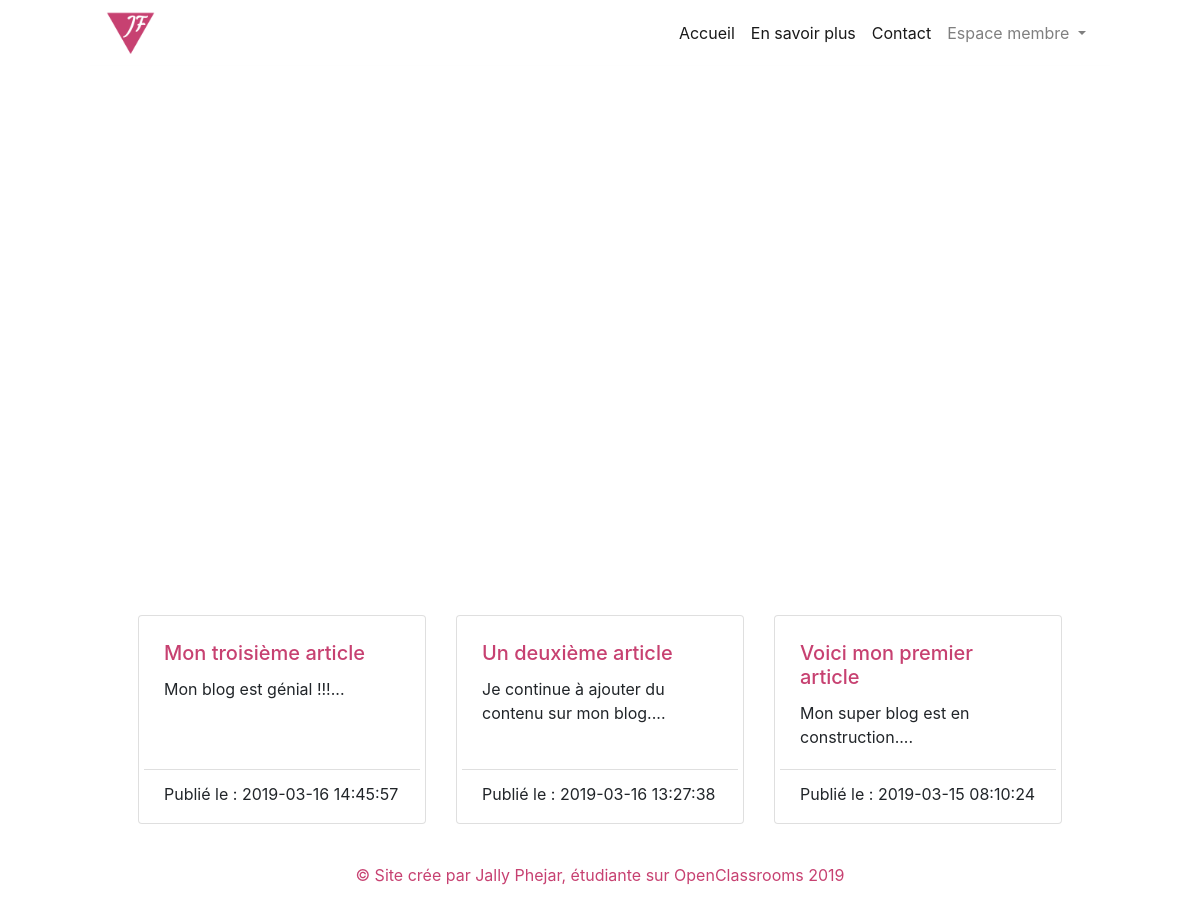
The page / on the database its author committed.
### tables this page shows
CREATE TABLE `article` (

`id` int(11) NOT NULL,

`title` varchar(100) NOT NULL,

`content` text NOT NULL,

`author` varchar(100) NOT NULL,

`createdAt` datetime NOT NULL

);

### src/controller/FrontController.php (called while the page is built, shortened)
<?php
class FrontController extends Controller
{
    public function home()
    {
        $articles = $this->articleDAO->getArticles();
        return $this->view->render('home', [
            'articles' => $articles
        ]);
    }
}

### public/index.php (called while the page is built, shortened)
<?php
$router = new \App\config\Router();
$router->run();

### src/controller/Controller.php (called while the page is built, shortened)
<?php
abstract class Controller
{
    public function __construct()
    {
        $this->articleDAO = new ArticleDAO();
    }
}

### src/DAO/ArticleDAO.php (called while the page is built, shortened)
<?php
class ArticleDAO extends DAO
{
    private function buildObject($row)
    {
        $article = new Article();
        $article->setId($row['id']);
        $article->setTitle($row['title']);
        $article->setContent($row['content']);
        $article->setAuthor($row['author']);
        $article->setCreatedAt($row['createdAt']);
        return $article;
    }
    public function getArticles()
    {
        $sql = 'SELECT id, title, content, author, createdAt FROM article ORDER BY id DESC';
        $result = $this->createQuery($sql);
        $articles = [];
        foreach ($result as $row){
            $articleId = $row['id'];
            $articles[$articleId] = $this->buildObject($row);
        }
        return $articles;
    }
}

### src/DAO/DAO.php (called while the page is built, shortened)
<?php
abstract class DAO
{
    private $connection;
    private function checkConnection()
    {
        if($this->connection === null) {
            return $this->getConnection();
        }
        return $this->connection;
    }
    private function getConnection()
    {
        try{
            $this->connection = new PDO(DB_HOST, DB_USER, DB_PASS);
            $this->connection->setAttribute(PDO::ATTR_ERRMODE, PDO::ERRMODE_EXCEPTION);
            return $this->connection;
        }
        catch(Exception $errorConnection)
        {
            die ('Erreur de connection :'.$errorConnection->getMessage());
        }
    }
    protected function createQuery($sql, $parameters = null)
    {
        $result = $this->checkConnection()->query($sql);
        return $result;
    }
}

### src/model/Article.php (called while the page is built, shortened)
<?php
class Article
{
    private $id;
    private $title;
    private $content;
    private $createdAt;
    public function getId()
    {
        return $this->id;
    }
    public function setId($id)
    {
        $this->id = $id;
    }
    public function getTitle()
    {
        return $this->title;
    }
    public function setTitle($title)
    {
        $this->title = $title;
    }
    public function getContent()
    {
        return $this->content;
    }
    public function getExtract()
    {
        $chain = $this->getContent();
        return substr($chain, 0, 200) . "...";
    }
    public function setContent($content)
    {
        $this->content = $content;
    }
    public function getCreatedAt()
    {
        return $this->createdAt;
    }
    public function setCreatedAt($createdAt)
    {
        $this->createdAt = $createdAt;
    }
}

### config/Request.php (called while the page is built, shortened)
<?php
class Request
{
    private $session;
    public function __construct()
    {
        $this->session = new Session($_SESSION);
    }
    public function getSession()
    {
        return $this->session;
    }
}

### templates/home.php (the view, shortened to what this page needs)
<section>
        <div class="zoneArticles">
        <?php
        foreach ($articles as $article)
        {
            ?>
            <article class="card homeCard" style="width: 18rem;">
                <div class="card-body">
                    <h5 class="card-title"><a href="../public/index.php?route=article&articleId=<?= htmlspecialchars($article->getId());?>">
                            <?= htmlspecialchars($article->getTitle());?></a></h5>
                    <p class="card-text"><?= strip_tags($article->getExtract());?></p>
                </div>
                <ul class="list-group list-group-flush">
                    <li class="list-group-item">Publié le : <?= htmlspecialchars($article->getCreatedAt());?></li>
                </ul>
            </article>
            <br>
            <?php
        }
        ?>
        </div>
</section>

### templates/head.php (shortened to what this page needs)
<!DOCTYPE html>
<html lang="fr">
<head>
    <link rel="stylesheet" href="https://stackpath.bootstrapcdn.com/bootstrap/4.2.1/css/bootstrap.min.css">
    <link rel="stylesheet" href="../public/css/style.css">
    <link rel="stylesheet" href="../public/css/mediaqueries.css">
</head>

### templates/base.php (shortened to what this page needs)
<?php require_once('head.php'); ?>
<body>
    <div id="content">
        <?php require_once ('header.php'); ?>
        <?= $content ?>
    </div>
    <div>
        <?php require_once ('footer.php'); ?>
    </div>
</body>
</html>

### templates/header.php (shortened to what this page needs)
<header>
    <nav class="navbar navbar-expand-lg navbar-light bg-lighty">
        <div id="logoJF">
                <a href="../public/index.php" >
                    <img src="../public/img/logoJF.png" alt="logoJeanForteroche">
                </a>
        </div>
        <div class="collapse navbar-collapse" id="navbarNav">
            <ul class="navbar-nav">
                <li class="nav-item active">
                    <a class="nav-link" href="../public/index.php">
                        Accueil <span class="sr-only">(current)</span></a>
                </li>
                <li class="nav-item active">
                    <a class="nav-link" href="../public/index.php?route=infosPage">En savoir plus <span class="sr-only">(current)</span></a>
                </li>
                <li class="nav-item active">
                    <a class="nav-link" href="../public/index.php?route=contactPage">Contact <span class="sr-only">(current)</span></a>
                </li>
                <li class="nav-item dropdown">
                    <a class="nav-link dropdown-toggle" href="#" id="navbarDropdownMenuLink" role="button" data-toggle="dropdown" aria-haspopup="true" aria-expanded="false">
                        Espace membre
                    </a>
                </li>
            </ul>
        </div>
    </nav>
</header>

### templates/footer.php
<footer>
	<p class="footer ">© Site crée par Jally Phejar, étudiante sur OpenClassrooms 2019</p>
</footer>

### config/Router.php (shortened to what this page needs)
<?php
class Router
{
    private $frontController;
    private $errorController;
    private $backController;
    private $request;
    public function __construct()
    {
        $this->request = new Request();
        $this->frontController = new FrontController();
        $this->backController = new BackController();
        $this->errorController = new ErrorController();
    }
    public function run()
    {
        $route = $this->request->getGet()->get('route');
        try{
            if(isset($route))
            {
                if($route === 'article'){
                    $this->frontController->article($this->request->getGet()->get('articleId'));
                }
                elseif ($route === 'addArticle'){
                    $this->backController->addArticle($this->request->getPost());
                }
                elseif ($route === 'deleteArticle') {
                    $this->backController->deleteArticle($this->request->getGet()->get('articleId'));
                }
                elseif ($route === 'modifyArticle') {
                    $this->backController->modifyArticle($this->request->getPost(), $this->request->getGet()->get('articleId'));
                }
                elseif ($route === 'addComment'){
                    $this->backController->addComment($this->request->getPost(), $this->request->getGet()->get('articleId'));
                }
                elseif ($route === 'suppComment'){
                    $this->backController->suppComment($this->request->getGet()->get('commentId'));
                }
                elseif ($route === 'modifyComment'){
                    $this->backController->modifyComment($this->request->getPost(), $this->request->getGet()->get('commentId'));
                }
                elseif($route === 'flagComment'){
                    $this->frontController->flagComment($this->request->getGet()->get('commentId'));
                }
                elseif ($route === 'flagComments'){
                    $this->frontController->flagComments($this->request->getGet()->get('commentId'));
                }
                elseif ($route === 'deflag'){
                    $this->frontController->deflag($this->request->getGet()->get('commentId'));
                }
                elseif ($route === 'inscriptionUser'){
                    $this->backController->inscriptionUser($this->request->getPost());
                }
                elseif ($route === 'connexionUser'){
                    $this->backController->connexionUser($this->request->getPost());
                }
                elseif ($route === 'Deconnexion'){
                    $this->backController->Deconnexion($this->request->getSession());
                }
                elseif ($route === 'removeUser'){
                    $this->backController->removeUser($this->request->getSession(), $this->request->getGet()->get('userId'));
                }
                elseif ($route === 'allUsers'){
                    $this->frontController->allUsers($this->request->getGet()->get('userId'));
                }
                elseif ($route === 'deleteUser'){
                    $this->frontController->deleteUser($this->request->getGet()->get('userId'));
                }
                elseif ($route === 'adminPage'){
                    $this->backController->adminPage();
                }
                elseif ($route === 'contactPage'){
                    $this->frontController->contactPage();
                }
                elseif ($route === 'infosPage'){
                    $this->frontController->infosPage();
                }
                else{
                    $this->errorController->errorNotFound();
                }
            }
            else{
                $this->frontController->home();
            }
        }
        catch (Exception $e)
        {
            $this->errorController->errorServer();
        }
    }
}

### src/model/View.php (shortened to what this page needs)
<?php
class View
{
    private $title;
    private $session;
    public function __construct()
    {
        $this->request = new Request();
        $this->session = $this->request->getSession();
    }
    public function render($template, $data = [])
    {
        $this->file = '../templates/'.$template.'.php';
        $content  = $this->renderFile($this->file, $data);
        $view = $this->renderFile('../templates/base.php', [
            'title' => $this->title,
            'content' => $content,
            'session' => $this->session
        ]);
        echo $view;
    }
    private function renderFile($file, $data)
    {
        if(file_exists($file)){
            extract($data);
            require $file;
            return ob_get_clean();
        }
    }
}

### public/css/style.css (style rules this page uses)
img { width: 100%; }
body { background-image: url('../img/snow-titre.jpg') !important; background: fixed; background-size: cover; position: relative; }
#content { background-color: #ffffff40; width : 85%; margin: auto; }
.bg-lighty { background-color: #ffffff52!important; border-bottom: 1px solid #fefefe80; justify-content: flex-end; }
#navbarNav { justify-content: flex-end; }
#logoJF { width: 5%; }
.zoneArticles { background-color: rgba(255, 255, 255, 0.77); display: flex; flex-wrap: wrap; margin-top: 500px; justify-content: center; }
.homeCard { width: 20%; margin: 15px; padding: 5px; }
.card-title a { color: #c74171 !important; }
.footer { margin: 2%; color: #c74171; text-align: center; }

### rows shown on the page
article: title "Mon troisième article", content "Mon blog est génial !!!...", createdAt "2019-03-16 14:45:57"
article: title "Un deuxième article", content "Je continue à ajouter du contenu sur mon blog....", createdAt "2019-03-16 13:27:38"
article: title "Voici mon premier article", content "Mon super blog est en construction....", createdAt "2019-03-15 08:10:24"
